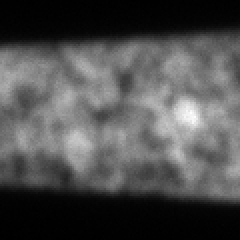
#> input picture Varun_Kankanallu/BottomCenter_Ti_resemble_0001.tiff, 120 x 120 px, found by its file name (shown 2 times larger)
$ python main.py
#> lines starting #> are read from the running program, lines starting #| are printed output that depends on the picture; long printed decimals are rounded
#Author Name: Varun Kankanallu
#Class: CME696 Spring

from pystackreg import StackReg
from skimage import io, transform
from matplotlib import pyplot as plt
from scipy import stats
import numpy as np

#load the two images you want to align from your folder location
path = "C:/Users/K R Varun/Python_project/"
one = path + "BottomCenter_Ti_resemble_0001.tiff"
two = path + "BottomCenter_Ti_resemble_0002.tiff"

image1 = io.imread(one)
#> image1 is the input picture: shape (120, 120) float32; min 0.00288, max 1.24, mean 0.386
image2 = io.imread(two)
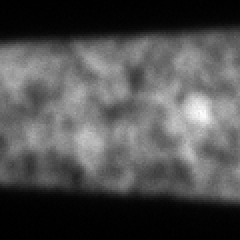
#> input picture Varun_Kankanallu/BottomCenter_Ti_resemble_0002.tiff, 120 x 120 px, found by its file name (shown 2 times larger)
#> image2 is the input picture: shape (120, 120) float32; min 0.00297, max 1.25, mean 0.393

#view the two images you want to align

fig, axes = plt.subplots(1, 2, figsize=(8, 4))
ax = axes.ravel()
ax[0].set_xlabel('Grid_values_along_x')
ax[0].set_ylabel('Grid_values_along_y')

ax[1].set_xlabel('Grid_values_along_x')
ax[1].set_ylabel('Grid_values_along_y')

ax[0].set_title('120x120 Grid view of image1')
ax[1].set_title('120x120 Grid view of image2')

ax[0].imshow(image1)
ax[1].imshow(image2)

plt.savefig('20210518_Grid_view_image1_and_image2.png', format='png', dpi=300)
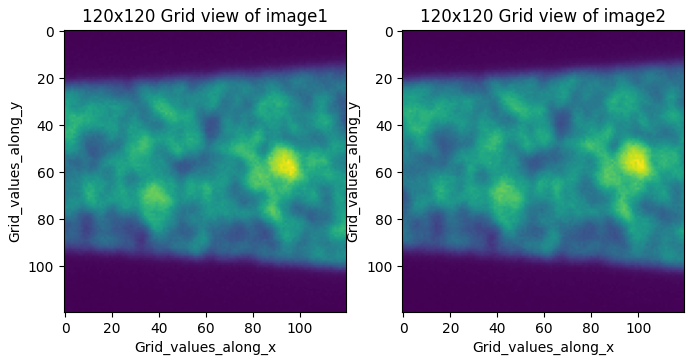
#> figure drawn by matplotlib, 2 panels
fig.tight_layout()
plt.show()
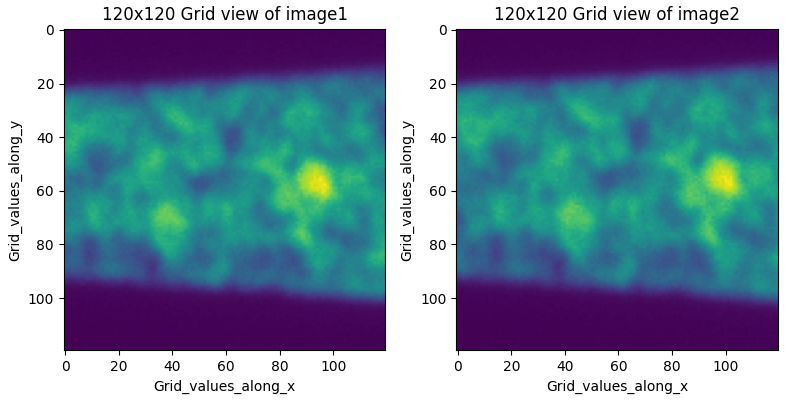
#> figure drawn by matplotlib, 2 panels

#print the array of each image, this is so that we can better understand the image we are trying to align
print(image1)
#> (printed output is left out)
print(image2)
#> (printed output is left out)

#to understand the characteristics of the array we are working with
print(np.amax(image1))
#| 1.241
print(image1.ndim)
#| 2
print(image1.shape)
#| (120, 120)
print(np.amax(image2))
#| 1.251

#normalised pixel intensity plot along the x and y-axis
#left to right
cols1 = image1.mean(axis=0)
#> cols1 = 120 values, max 0.501 at index 91, min 0.316 at index 8, mean 0.386
ncols1 = cols1/np.amax(cols1)
#> ncols1 = 120 values, max 1 at index 91, min 0.631 at index 8, mean 0.771
maxpc1 = np.where(cols1 == np.amax(cols1))
#> maxpc1 = ([91],)
print(maxpc1[0])
#| [91]
# bottom to top
rows1 = image1.mean(axis=1)
#> rows1 = 120 values, max 0.702 at index 65, min 0.00993 at index 119, mean 0.386
nrows1 = rows1/np.amax(rows1)
#> nrows1 = 120 values, max 1 at index 65, min 0.0141 at index 119, mean 0.55
maxpr1 = np.where(rows1 == np.amax(rows1))
#> maxpr1 = ([65],)

# plot histograms
f, ax = plt.subplots(2, 1)
ax[0].plot(ncols1)
ax[1].plot(nrows1)
f.show()
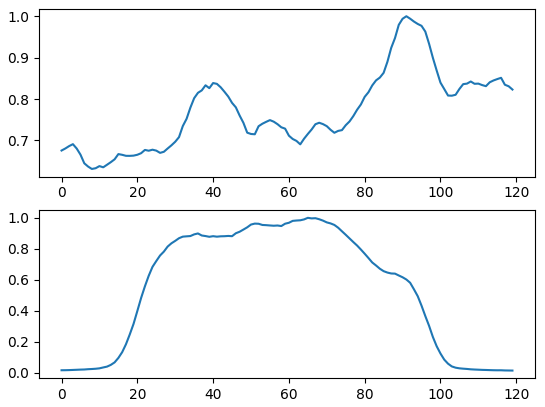
#> figure drawn by matplotlib, 2 panels; panel 1: curve peaks at x = 91, y = 1; panel 2: curve peaks at x = 65, y = 1

# left to right
cols2 = image2.mean(axis=0)
#> cols2 = 120 values, max 0.518 at index 96, min 0.323 at index 0, mean 0.393
ncols2=cols2/np.amax(cols2) #Normalisation of the array to the maximum
#> ncols2 = 120 values, max 1 at index 96, min 0.623 at index 0, mean 0.758

# bottom to top
rows2 = image2.mean(axis=1)
#> rows2 = 120 values, max 0.697 at index 64, min 0.0104 at index 118, mean 0.393
nrows2=rows2/np.amax(rows2) #Normalisation of the array to the maximum
#> nrows2 = 120 values, max 1 at index 64, min 0.0149 at index 118, mean 0.564

#offset calculation evaluated by the
maxpr2 = np.where(rows2 == np.amax(rows2)) #Pointer to the maximum value of the rows array
#> maxpr2 = ([64],)
maxpc2 = np.where(cols2 == np.amax(cols2)) #Pointer to the maximum value of the columns array
#> maxpc2 = ([96],)
print(maxpc1[0]-maxpc2[0]) #to obtain the x-coordinates of the Offset
#| [-5]
print(maxpr1[0]-maxpr2[0]) #to obtain the y-coordinates of the Offset
#| [1]

# plotting the two plots together so that we can visually see the drift between the two images
f, ax = plt.subplots(1,2, figsize=(14,4))
ax[0].plot(ncols2, label="image1")
ax[1].plot(nrows2, label="image1")
ax[0].plot(ncols1, label="image2")
ax[1].plot(nrows1, label="image2")

ax[0].legend(loc='lower right', shadow=True, fancybox=True)
ax[1].legend(loc='upper right', shadow=True, fancybox=True)

ax[0].set_title('Normalised pixel intensity along x-axis for image1 and image2')
ax[1].set_title('Normalised pixel intensity along Y-axis for image1 and image2')

plt.savefig('20210518_Normalised_PI_along_x_y_for_image1_and_image2.png', format='png', dpi=300)
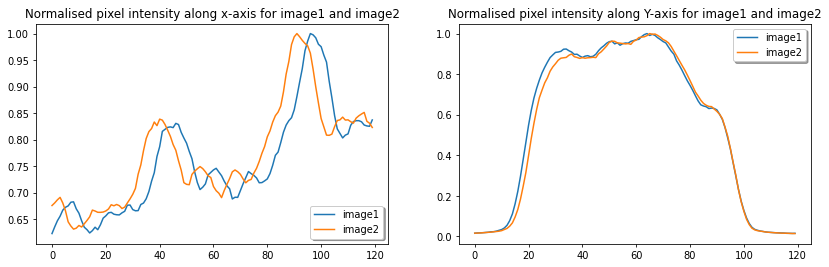
#> figure drawn by matplotlib, 2 panels; panel 1: curve peaks at x = 96, y = 1; panel 1: curve peaks at x = 91, y = 1; panel 2: curve peaks at x = 64, y = 1; panel 2: curve peaks at x = 65, y = 1

f.show()

fig = plt.figure()
ax = fig.add_subplot(111)

L=stats.linregress(ncols1[0:115],ncols2[0:115])
#> L = (0.851, 0.102, 0.827, 4.79e-30, 0.0544)
print(L)
#| LinregressResult(slope=0.8506, intercept=0.1017, rvalue=0.8271, pvalue=4.7923907113564206e-30, stderr=0.05438, intercept_stderr=0.04209)

ax.plot(ncols1[0:115], L.slope*ncols1[0:115]+L.intercept, color='green', linestyle='dashed', marker='o', markerfacecolor='green', markersize=2)

ax.scatter(ncols1,ncols2, label= "Image_1 vs. Image_2, Along x-axis")
ax.legend(loc='lower right', shadow=True, fancybox=True)
ax.set_xlabel('Image1 values')
ax.set_ylabel('Image2 values')
ax.set_title('linear correlation between Image1 and Image2')
plt.show()
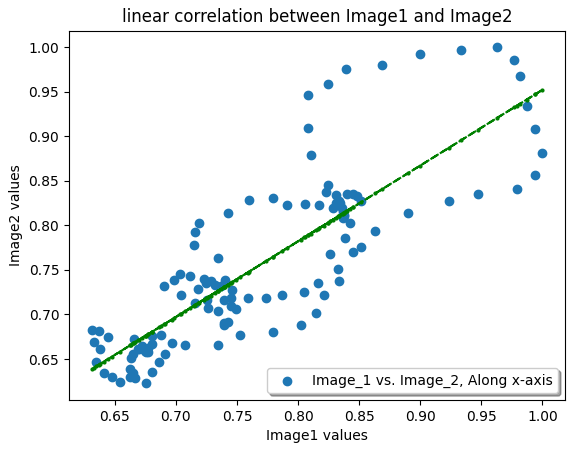
#> figure drawn by matplotlib, 1 panel

from skimage.feature import register_translation
#> (the run stopped early here; a loop or call above may not have finished)
